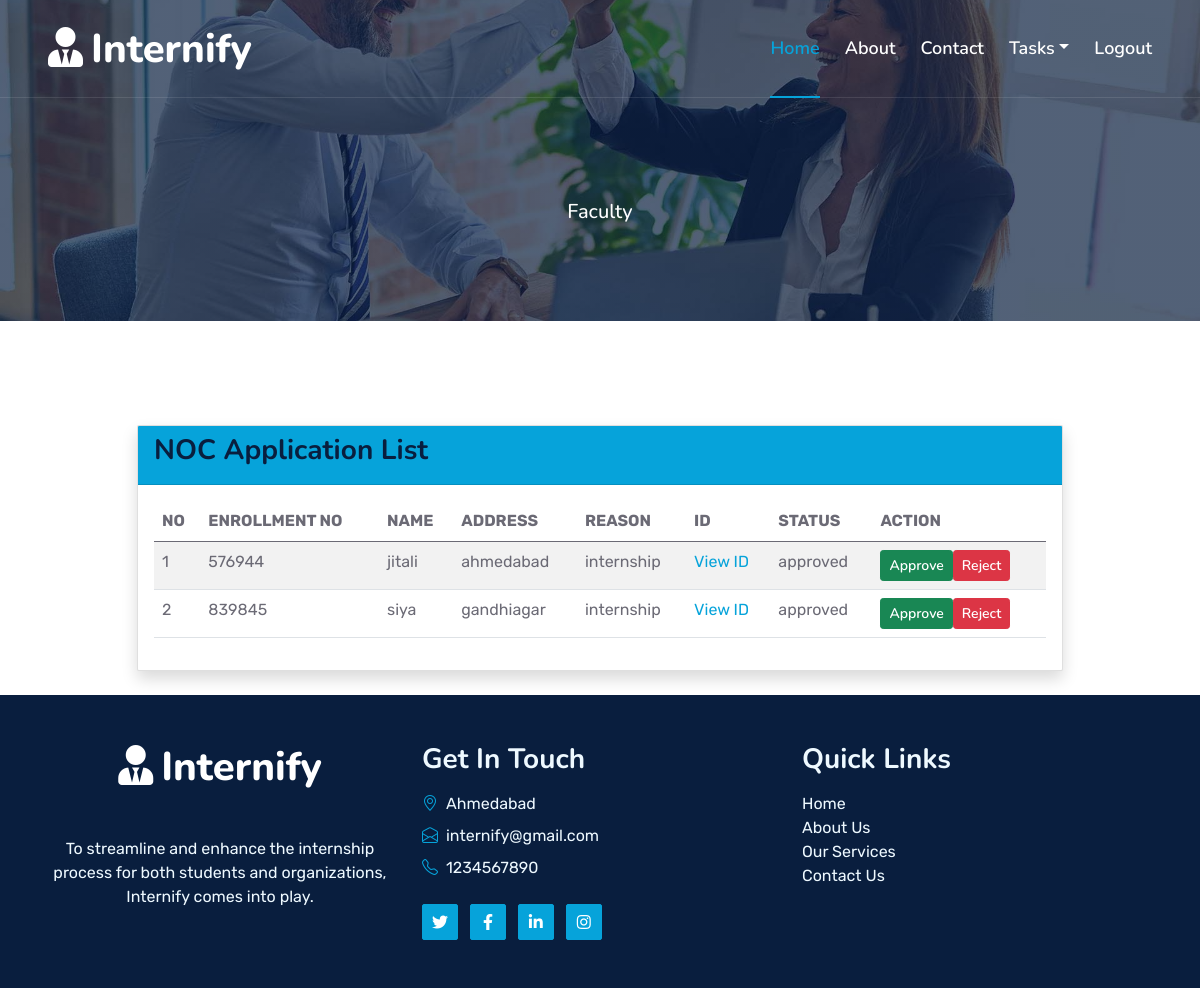
Screenshot of /faculty_view_noc.php with the database file from the repository.
### tables this page shows
CREATE TABLE `noc_info` (
  `sid` int(10) NOT NULL,
  `nid` int(10) NOT NULL,
  `erno` int(25) NOT NULL,
  `name` varchar(25) NOT NULL,
  `address` varchar(25) NOT NULL,
  `reason` varchar(25) NOT NULL,
  `id_proof` blob NOT NULL,
  `status` varchar(10) NOT NULL DEFAULT 'pending'
);

### faculty_view_noc.php (the view, shortened to what this page needs)
<?php
include("faculty_header.php");
include("conn.php");
?>
<div class="container py-4">
    <div class="row justify-content-center">
        <div class="col-lg-10">
            <div class="card shadow">
                <div class="card-header bg-primary text-white">
                    <h3 class="card-title">NOC Application List</h3>
                </div>
                <div class="card-body">
                    <div class="table-responsive">
                        <table class="table table-striped table-hover">
                            <thead class="thead-dark">
                                <tr>
                                    <th scope="col">NO</th>
                                    <th scope="col">ENROLLMENT NO</th>
                                    <th scope="col">NAME</th>
                                    <th scope="col">ADDRESS</th>
                                    <th scope="col">REASON</th>
                                    <th scope="col">ID</th>
                                    <th scope="col">STATUS</th>
                                    <th scope="col">ACTION</th>
                                </tr>
                            </thead>
                            <tbody>
                                <?php
                                $res4 = mysqli_query($conn, "SELECT * FROM noc_info");
                                if (mysqli_num_rows($res4) > 0) {
                                    while ($r4 = mysqli_fetch_array($res4)) {
                                        echo "<tr>";
                                        echo "<td>{$r4['nid']}</td>";
                                        echo "<td>{$r4['erno']}</td>";
                                        echo "<td>{$r4['name']}</td>";
                                        echo "<td>{$r4['address']}</td>";
                                        echo "<td>{$r4['reason']}</td>";
                                        echo "<td><a href='{$r4['id_proof']}' target='_blank'>View ID</a></td>";
                                        echo "<td>{$r4['status']}</td>";
                                        echo "<td>";
                                        echo "<a href='?change_status=true&id={$r4['nid']}&new_status=approved' class='btn btn-success btn-sm'>Approve</a>";
                                        echo "<a href='?change_status=true&id={$r4['nid']}&new_status=rejected' class='btn btn-danger btn-sm'>Reject</a>";
                                        echo "</td>";
                                        echo "</tr>";
                                    }
                                } else {
                                    echo "<tr><td colspan='8'>No Data Found</td></tr>";
                                }
                                ?>
                            </tbody>
                        </table>
                    </div>
                </div>
            </div>
        </div>
    </div>
</div>
<?php
include("footer.php"); ?>

### css/style.css (style rules this page uses)
:root { --primary: #06A3DA; --secondary: #34AD54; --light: #EEF9FF; --dark: #091E3E; }
h3, h4, .fw-semi-bold { font-weight: 700 !important; }
.btn { font-family: 'Nunito', sans-serif; font-weight: 600; transition: .5s; }

### rows the page displays
noc_info: nid "1", erno "576944", name "jitali", address "ahmedabad", reason "internship", status "approved"
noc_info: nid "2", erno "839845", name "siya", address "gandhiagar", reason "internship", status "approved"
